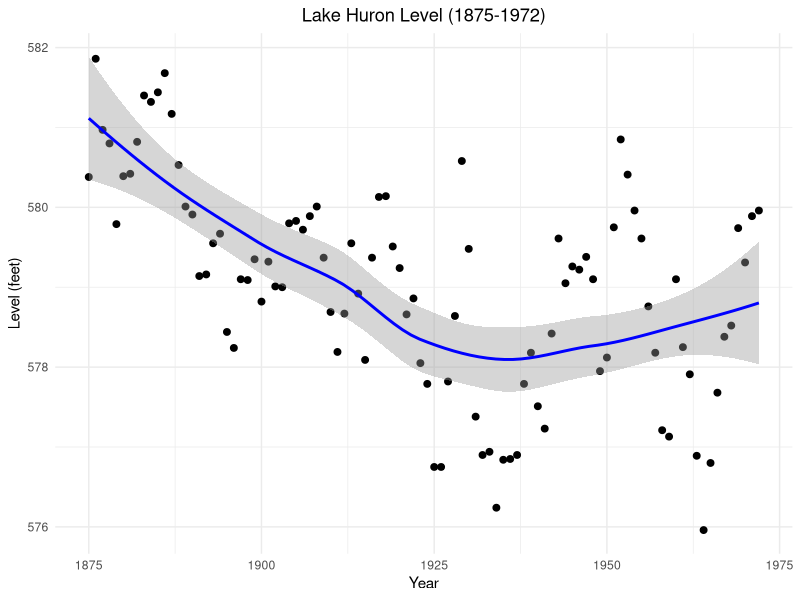
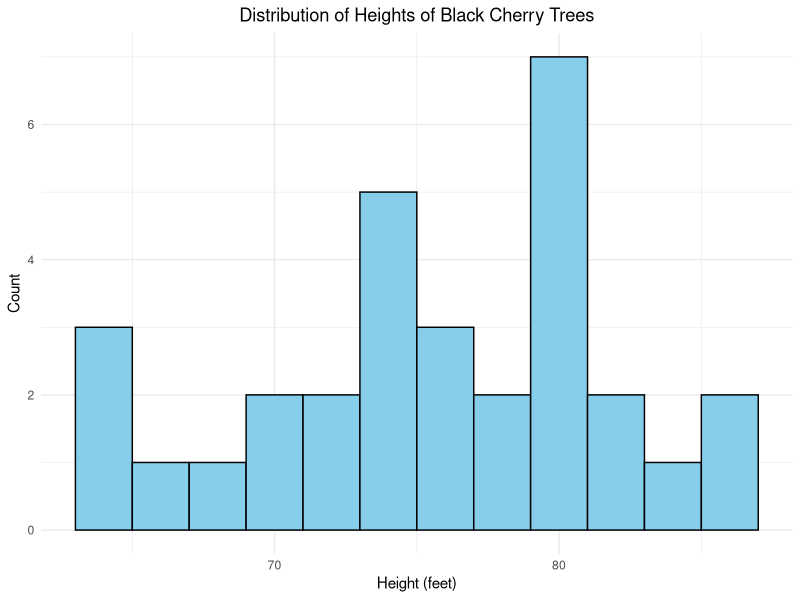
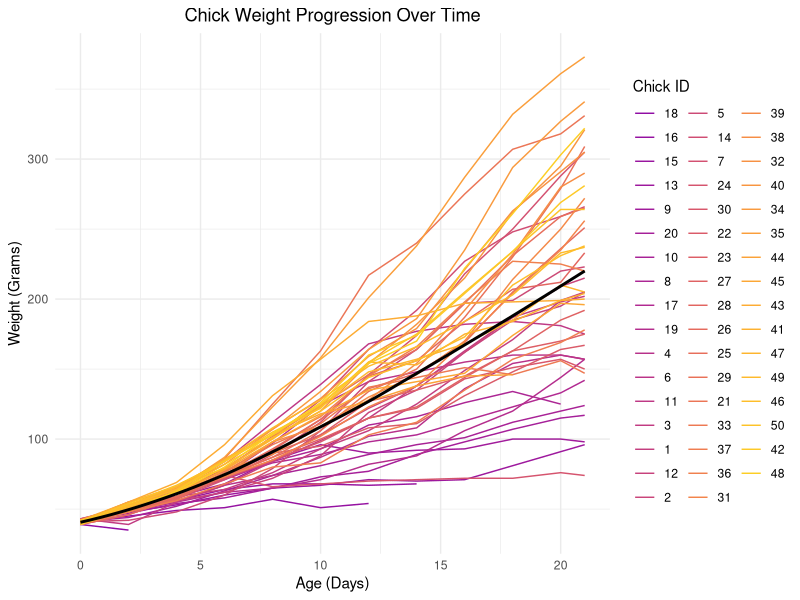
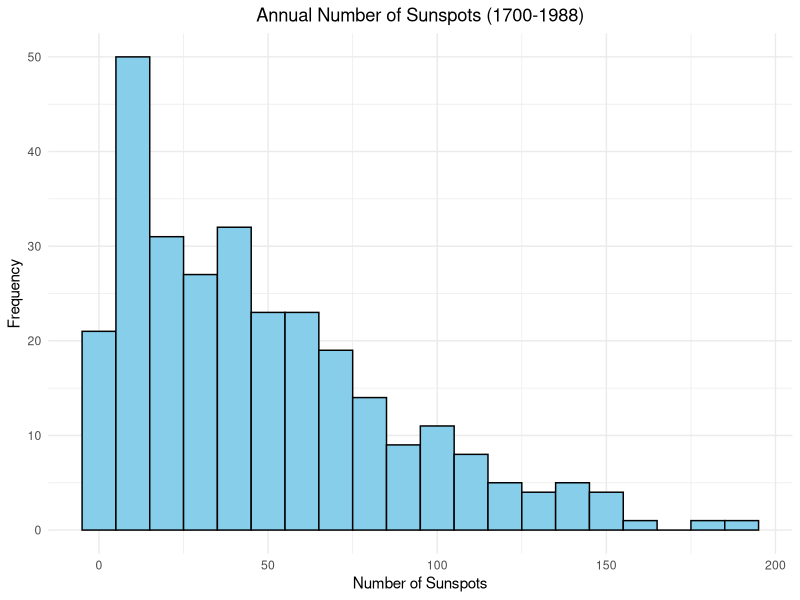
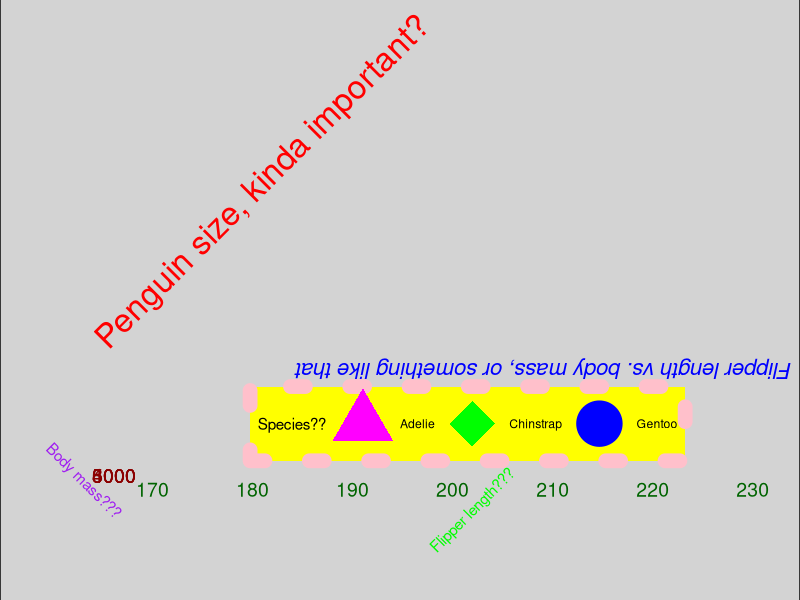

Write R code to recreate these figures, in order.
## ---- chunk 1
#| echo: false
#| message: false
#| warning: false
library(ggplot2)
library(tibble)

lake_huron_data <- tibble(year = 1875:1972, level = as.numeric(datasets::LakeHuron))

ggplot(lake_huron_data, aes(x = year, y = level)) +
  geom_point(size = 2) + 
  geom_smooth(method = "loess", color = "blue") + 
  labs(title = "Lake Huron Level (1875-1972)",
       x = "Year",
       y = "Level (feet)") +
  theme_minimal() + 
  theme(plot.title = element_text(hjust = 0.5)) 

## ---- chunk 2
#| echo: false
#| message: false
#| warning: false
library(ggplot2)
library(dplyr)

datasets::trees %>% 
  as_tibble() %>% 
  ggplot(aes(x = Height)) +
  geom_histogram(binwidth = 2, fill = "skyblue", color = "black") + 
  labs(title = "Distribution of Heights of Black Cherry Trees",
       x = "Height (feet)",
       y = "Count") +
  theme_minimal() + 
  theme(plot.title = element_text(hjust = 0.5)) 

## ---- chunk 3
#| echo: false
#| message: false
#| warning: false
library(ggplot2)
library(dplyr)

datasets::ChickWeight %>% 
  as_tibble() %>% 
  ggplot(aes(x = Time, y = weight, group = Chick, color = as.factor(Chick))) +
  geom_line() + 
  geom_smooth(aes(group = 1), method = "loess", color = "black", se = FALSE) + # Add an overall trend line
  scale_color_viridis_d(begin = 0.3, end = 0.9, option = "C") + 
  labs(title = "Chick Weight Progression Over Time",
       x = "Age (Days)",
       y = "Weight (Grams)",
       color = "Chick ID") +
  theme_minimal() + 
  theme(plot.title = element_text(hjust = 0.5), legend.position = "right") 

## ---- chunk 4
#| echo: false
#| message: false
#| warning: false
library(ggplot2)
library(tibble)

sunspot_data <- tibble(year = 1700:1988,
                       sunspots = as.numeric(datasets::sunspot.year) |> round(0))

ggplot(sunspot_data, aes(x = sunspots)) +
  geom_histogram(binwidth = 10, fill = "skyblue", color = "black") + # Specify bin width and add colors
  labs(title = "Annual Number of Sunspots (1700-1988)",
       x = "Number of Sunspots",
       y = "Frequency") +
  theme_minimal() + # Apply a minimalistic theme
  theme(plot.title = element_text(hjust = 0.5)) 

## ---- chunk 5
#| echo: false
#| message: false
#| warning: false
library(dplyr)
library(knitr)

# Calculate the average speed of light per experiment
average_speed <- datasets::morley %>%
  group_by(Expt) %>%
  summarise(Average_Speed = mean(Speed, na.rm = TRUE)) %>%
  mutate(Average_Speed = round(Average_Speed, 0)) # Round to no significant digits

# Use knitr::kable() to create a cross-referenced table
knitr::kable(average_speed, 
             col.names = c("Experiment", "Average Speed (km/s)"),
             digits = 0)

## ---- chunk 6
#| echo: false
#| message: false
#| warning: false
library(ggplot2)
library(palmerpenguins)

ggplot(data = penguins, aes(x = flipper_length_mm, y = body_mass_g)) +
  geom_point(aes(color = species, shape = species), size = 15, alpha = 1) + 
  scale_color_manual(values = c("#FF00FF", "#00FF00", "#0000FF")) + # Use bright, clashing colors
  scale_shape_manual(values = c(17, 18, 19)) + # Uncommon shapes
  labs(
    title = "Penguin size, kinda important?",
    subtitle = "Flipper length vs. body mass, or something like that",
    x = "Flipper length???",
    y = "Body mass???",
    color = "Species??",
    shape = "Species??"
  ) +
  theme_minimal() +
  theme(
    plot.title = element_text(color = "red", size = 24, angle = 45, hjust = -0.1, vjust = -0.1), # Red, large, and angled title
    plot.subtitle = element_text(face = "italic", color = "blue", size = 16, angle = 180), # Blue, italic subtitle, flipped upside down
    axis.title.x = element_text(angle = 45, color = "green"), # Green, angled X axis title
    axis.title.y = element_text(angle = -45, color = "purple"), # Purple, angled Y axis title
    legend.position = "top", # Uncommon position for the legend
    legend.background = element_rect(fill = "yellow", color = "pink", size = 5, linetype = "dotted"), # Yellow background with a pink, dotted border for the legend
    plot.background = element_rect(fill = "lightgrey", color = "black"), # Light grey plot background with a black border
    panel.background = element_rect(fill = "orange"), # Orange panel background
    panel.grid.major = element_line(size = 2, linetype = "solid", color = "red"), # Thick red grid lines
    panel.grid.minor = element_line(size = 1, linetype = "solid", color = "blue"), # Blue minor grid lines
    axis.text.x = element_text(size = 14, color = "darkgreen"), # Large, dark green X axis text
    axis.text.y = element_text(size = 14, color = "darkred"), # Large, dark red Y axis text
    plot.caption = element_text(size = 10, color = "darkblue", hjust = 0, face = "italic", margin = margin(t = 20)) # Blue, italic caption with top margin
  )

